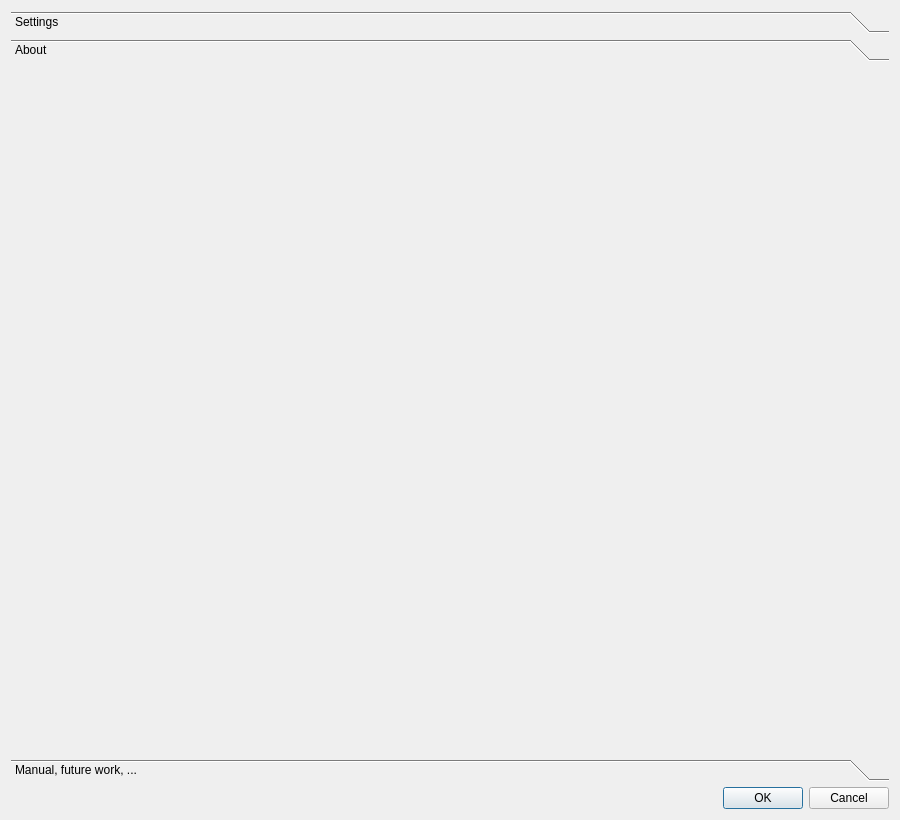
<?xml version="1.0" encoding="UTF-8"?>
<ui version="4.0">
 <class>ToolsAboutDlg</class>
 <widget class="QDialog" name="ToolsAboutDlg">
  <property name="geometry">
   <rect>
    <x>0</x>
    <y>0</y>
    <width>900</width>
    <height>820</height>
   </rect>
  </property>
  <property name="minimumSize">
   <size>
    <width>900</width>
    <height>820</height>
   </size>
  </property>
  <property name="maximumSize">
   <size>
    <width>900</width>
    <height>820</height>
   </size>
  </property>
  <property name="windowTitle">
   <string>AICEDRONE Tools</string>
  </property>
  <layout class="QGridLayout" name="gridLayout_2">
   <item row="0" column="0">
    <widget class="QToolBox" name="toolBox">
     <property name="currentIndex">
      <number>1</number>
     </property>
     <widget class="QWidget" name="page_3">
      <property name="geometry">
       <rect>
        <x>0</x>
        <y>0</y>
        <width>882</width>
        <height>674</height>
       </rect>
      </property>
      <attribute name="label">
       <string>Settings</string>
      </attribute>
      <layout class="QGridLayout" name="gridLayout_5">
       <item row="0" column="0">
        <widget class="QFrame" name="frame">
         <property name="frameShape">
          <enum>QFrame::StyledPanel</enum>
         </property>
         <property name="frameShadow">
          <enum>QFrame::Raised</enum>
         </property>
         <layout class="QGridLayout" name="gridLayout_4">
          <item row="0" column="0">
           <layout class="QHBoxLayout" name="horizontalLayout">
            <item>
             <widget class="QLabel" name="classificationModelLabel">
              <property name="maximumSize">
               <size>
                <width>120</width>
                <height>16777215</height>
               </size>
              </property>
              <property name="text">
               <string>Classification model:</string>
              </property>
             </widget>
            </item>
            <item>
             <widget class="QComboBox" name="classificationModelComboBox"/>
            </item>
            <item>
             <widget class="QPushButton" name="addClassificationModelPushButton">
              <property name="maximumSize">
               <size>
                <width>80</width>
                <height>16777215</height>
               </size>
              </property>
              <property name="text">
               <string>Add model</string>
              </property>
             </widget>
            </item>
           </layout>
          </item>
          <item row="1" column="0">
           <spacer name="verticalSpacer">
            <property name="orientation">
             <enum>Qt::Vertical</enum>
            </property>
            <property name="sizeHint" stdset="0">
             <size>
              <width>20</width>
              <height>453</height>
             </size>
            </property>
           </spacer>
          </item>
         </layout>
        </widget>
       </item>
      </layout>
     </widget>
     <widget class="QWidget" name="page">
      <property name="geometry">
       <rect>
        <x>0</x>
        <y>0</y>
        <width>882</width>
        <height>674</height>
       </rect>
      </property>
      <attribute name="label">
       <string>About</string>
      </attribute>
      <layout class="QGridLayout" name="gridLayout">
       <item row="0" column="0">
        <widget class="QLabel" name="label">
         <property name="text">
          <string/>
         </property>
         <property name="pixmap">
          <pixmap resource="../qAicedroneTools.qrc">:/CC/plugin/qAicedroneTools/images/Proyecto_1_850.png</pixmap>
         </property>
        </widget>
       </item>
      </layout>
     </widget>
     <widget class="QWidget" name="page_2">
      <property name="geometry">
       <rect>
        <x>0</x>
        <y>0</y>
        <width>882</width>
        <height>674</height>
       </rect>
      </property>
      <attribute name="label">
       <string>Manual, future work, ...</string>
      </attribute>
      <layout class="QGridLayout" name="gridLayout_3">
       <item row="0" column="0">
        <widget class="QTextBrowser" name="textBrowser_News">
         <property name="toolTip">
          <string notr="true"/>
         </property>
         <property name="html">
          <string>&lt;!DOCTYPE HTML PUBLIC &quot;-//W3C//DTD HTML 4.0//EN&quot; &quot;http://www.w3.org/TR/REC-html40/strict.dtd&quot;&gt;
&lt;html&gt;&lt;head&gt;&lt;meta name=&quot;qrichtext&quot; content=&quot;1&quot; /&gt;&lt;meta charset=&quot;utf-8&quot; /&gt;&lt;style type=&quot;text/css&quot;&gt;
p, li { white-space: pre-wrap; }
&lt;/style&gt;&lt;/head&gt;&lt;body style=&quot; font-family:'Segoe UI'; font-size:8.83019pt; font-weight:400; font-style:normal;&quot;&gt;
&lt;p style=&quot; margin-top:0px; margin-bottom:0px; margin-left:0px; margin-right:0px; -qt-block-indent:0; text-indent:0px;&quot;&gt;&lt;a href=&quot;https://youtu.be/ni-rUau5jBw&quot;&gt;&lt;span style=&quot; font-family:'MS Shell Dlg 2'; font-size:12pt; text-decoration: underline; color:#0000ff;&quot;&gt;Video tutorial&lt;/span&gt;&lt;/a&gt;&lt;/p&gt;
&lt;p style=&quot;-qt-paragraph-type:empty; margin-top:0px; margin-bottom:0px; margin-left:0px; margin-right:0px; -qt-block-indent:0; text-indent:0px; font-family:'MS Shell Dlg 2'; font-size:8.15094pt;&quot;&gt;&lt;br /&gt;&lt;/p&gt;
&lt;p style=&quot; margin-top:0px; margin-bottom:0px; margin-left:0px; margin-right:0px; -qt-block-indent:0; text-indent:0px;&quot;&gt;&lt;span style=&quot; font-family:'MS Shell Dlg 2'; font-size:12pt;&quot;&gt;Please report any bugs and enhancement ideas by github or email: &lt;/span&gt;&lt;/p&gt;
&lt;p align=&quot;center&quot; style=&quot; margin-top:0px; margin-bottom:0px; margin-left:0px; margin-right:0px; -qt-block-indent:0; text-indent:0px;&quot;&gt;&lt;span style=&quot; font-family:'MS Shell Dlg 2'; font-size:12pt;&quot;&gt;daguilera@usal.es&lt;/span&gt;&lt;/p&gt;
&lt;p align=&quot;center&quot; style=&quot; margin-top:0px; margin-bottom:0px; margin-left:0px; margin-right:0px; -qt-block-indent:0; text-indent:0px;&quot;&gt;&lt;span style=&quot; font-family:'MS Shell Dlg 2'; font-size:12pt;&quot;&gt;david.hernandez@uclm.es&lt;/span&gt;&lt;/p&gt;
&lt;p align=&quot;center&quot; style=&quot; margin-top:0px; margin-bottom:0px; margin-left:0px; margin-right:0px; -qt-block-indent:0; text-indent:0px;&quot;&gt;&lt;span style=&quot; font-family:'MS Shell Dlg 2'; font-size:12pt;&quot;&gt;estebanrdo@usal.es&lt;/span&gt;&lt;/p&gt;
&lt;p align=&quot;center&quot; style=&quot; margin-top:0px; margin-bottom:0px; margin-left:0px; margin-right:0px; -qt-block-indent:0; text-indent:0px;&quot;&gt;&lt;span style=&quot; font-family:'MS Shell Dlg 2'; font-size:12pt;&quot;&gt;amorcillosanz@usal.es&lt;/span&gt;&lt;/p&gt;
&lt;p align=&quot;center&quot; style=&quot; margin-top:0px; margin-bottom:0px; margin-left:0px; margin-right:0px; -qt-block-indent:0; text-indent:0px;&quot;&gt;&lt;span style=&quot; font-family:'MS Shell Dlg 2'; font-size:12pt;&quot;&gt;hugo.tardy@usal.es&lt;/span&gt;&lt;/p&gt;
&lt;p align=&quot;center&quot; style=&quot;-qt-paragraph-type:empty; margin-top:0px; margin-bottom:0px; margin-left:0px; margin-right:0px; -qt-block-indent:0; text-indent:0px; font-family:'MS Shell Dlg 2'; font-size:12pt;&quot;&gt;&lt;br /&gt;&lt;/p&gt;
&lt;p style=&quot; margin-top:0px; margin-bottom:0px; margin-left:0px; margin-right:0px; -qt-block-indent:0; text-indent:0px;&quot;&gt;&lt;span style=&quot; font-family:'MS Shell Dlg 2'; font-size:12pt;&quot;&gt;Contact the authors to request any custom development or migration to other operating systems &lt;/span&gt;&lt;/p&gt;
&lt;p style=&quot;-qt-paragraph-type:empty; margin-top:0px; margin-bottom:0px; margin-left:0px; margin-right:0px; -qt-block-indent:0; text-indent:0px; font-family:'MS Shell Dlg 2'; font-size:12pt;&quot;&gt;&lt;br /&gt;&lt;/p&gt;
&lt;p style=&quot; margin-top:0px; margin-bottom:0px; margin-left:0px; margin-right:0px; -qt-block-indent:0; text-indent:0px;&quot;&gt;&lt;span style=&quot; font-family:'MS Shell Dlg 2'; font-size:12pt; font-weight:600;&quot;&gt;Current funcionalities:&lt;/span&gt;&lt;/p&gt;
&lt;p style=&quot; margin-top:0px; margin-bottom:0px; margin-left:0px; margin-right:0px; -qt-block-indent:0; text-indent:0px;&quot;&gt;&lt;span style=&quot; font-family:'MS Shell Dlg 2'; font-size:12pt;&quot;&gt;- &lt;/span&gt;&lt;span style=&quot; font-size:12pt;&quot;&gt;Only the standard ASPRS classes model is integrated&lt;/span&gt;&lt;span style=&quot; font-family:'MS Shell Dlg 2'; font-size:12pt;&quot;&gt; &lt;/span&gt;&lt;/p&gt;
&lt;p style=&quot; margin-top:0px; margin-bottom:0px; margin-left:0px; margin-right:0px; -qt-block-indent:0; text-indent:0px;&quot;&gt;&lt;span style=&quot; font-family:'MS Shell Dlg 2'; font-size:12pt;&quot;&gt;- Manual classification&lt;/span&gt;&lt;/p&gt;
&lt;p style=&quot; margin-top:0px; margin-bottom:0px; margin-left:0px; margin-right:0px; -qt-block-indent:0; text-indent:0px;&quot;&gt;&lt;span style=&quot; font-family:'MS Shell Dlg 2'; font-size:12pt;&quot;&gt;- Random Forest classification&lt;/span&gt;&lt;/p&gt;
&lt;p style=&quot;-qt-paragraph-type:empty; margin-top:0px; margin-bottom:0px; margin-left:0px; margin-right:0px; -qt-block-indent:0; text-indent:0px; font-family:'MS Shell Dlg 2'; font-size:12pt;&quot;&gt;&lt;br /&gt;&lt;/p&gt;
&lt;p style=&quot; margin-top:0px; margin-bottom:0px; margin-left:0px; margin-right:0px; -qt-block-indent:0; text-indent:0px;&quot;&gt;&lt;span style=&quot; font-family:'MS Shell Dlg 2'; font-size:12pt; font-weight:600;&quot;&gt;To do ...&lt;/span&gt;&lt;/p&gt;
&lt;p style=&quot; margin-top:0px; margin-bottom:0px; margin-left:0px; margin-right:0px; -qt-block-indent:0; text-indent:0px;&quot;&gt;&lt;span style=&quot; font-family:'MS Shell Dlg 2'; font-size:12pt;&quot;&gt;- Create a user manual&lt;/span&gt;&lt;/p&gt;
&lt;p style=&quot; margin-top:0px; margin-bottom:0px; margin-left:0px; margin-right:0px; -qt-block-indent:0; text-indent:0px;&quot;&gt;&lt;span style=&quot; font-family:'MS Shell Dlg 2'; font-size:12pt;&quot;&gt;- ...&lt;/span&gt;&lt;/p&gt;
&lt;p style=&quot;-qt-paragraph-type:empty; margin-top:0px; margin-bottom:0px; margin-left:0px; margin-right:0px; -qt-block-indent:0; text-indent:0px; font-family:'MS Shell Dlg 2'; font-size:12pt;&quot;&gt;&lt;br /&gt;&lt;/p&gt;
&lt;p style=&quot;-qt-paragraph-type:empty; margin-top:0px; margin-bottom:0px; margin-left:0px; margin-right:0px; -qt-block-indent:0; text-indent:0px; font-family:'MS Shell Dlg 2'; font-size:12pt;&quot;&gt;&lt;br /&gt;&lt;/p&gt;&lt;/body&gt;&lt;/html&gt;</string>
         </property>
         <property name="openExternalLinks">
          <bool>true</bool>
         </property>
        </widget>
       </item>
      </layout>
     </widget>
    </widget>
   </item>
   <item row="1" column="0">
    <widget class="QDialogButtonBox" name="buttonBox">
     <property name="orientation">
      <enum>Qt::Horizontal</enum>
     </property>
     <property name="standardButtons">
      <set>QDialogButtonBox::Cancel|QDialogButtonBox::Ok</set>
     </property>
    </widget>
   </item>
  </layout>
 </widget>
 <layoutdefault spacing="6" margin="11"/>
 <resources>
  <include location="../qAicedroneTools.qrc"/>
 </resources>
 <connections>
  <connection>
   <sender>buttonBox</sender>
   <signal>rejected()</signal>
   <receiver>ToolsAboutDlg</receiver>
   <slot>reject()</slot>
   <hints>
    <hint type="sourcelabel">
     <x>249</x>
     <y>637</y>
    </hint>
    <hint type="destinationlabel">
     <x>249</x>
     <y>329</y>
    </hint>
   </hints>
  </connection>
  <connection>
   <sender>buttonBox</sender>
   <signal>accepted()</signal>
   <receiver>ToolsAboutDlg</receiver>
   <slot>accept()</slot>
   <hints>
    <hint type="sourcelabel">
     <x>249</x>
     <y>637</y>
    </hint>
    <hint type="destinationlabel">
     <x>249</x>
     <y>329</y>
    </hint>
   </hints>
  </connection>
 </connections>
</ui>
